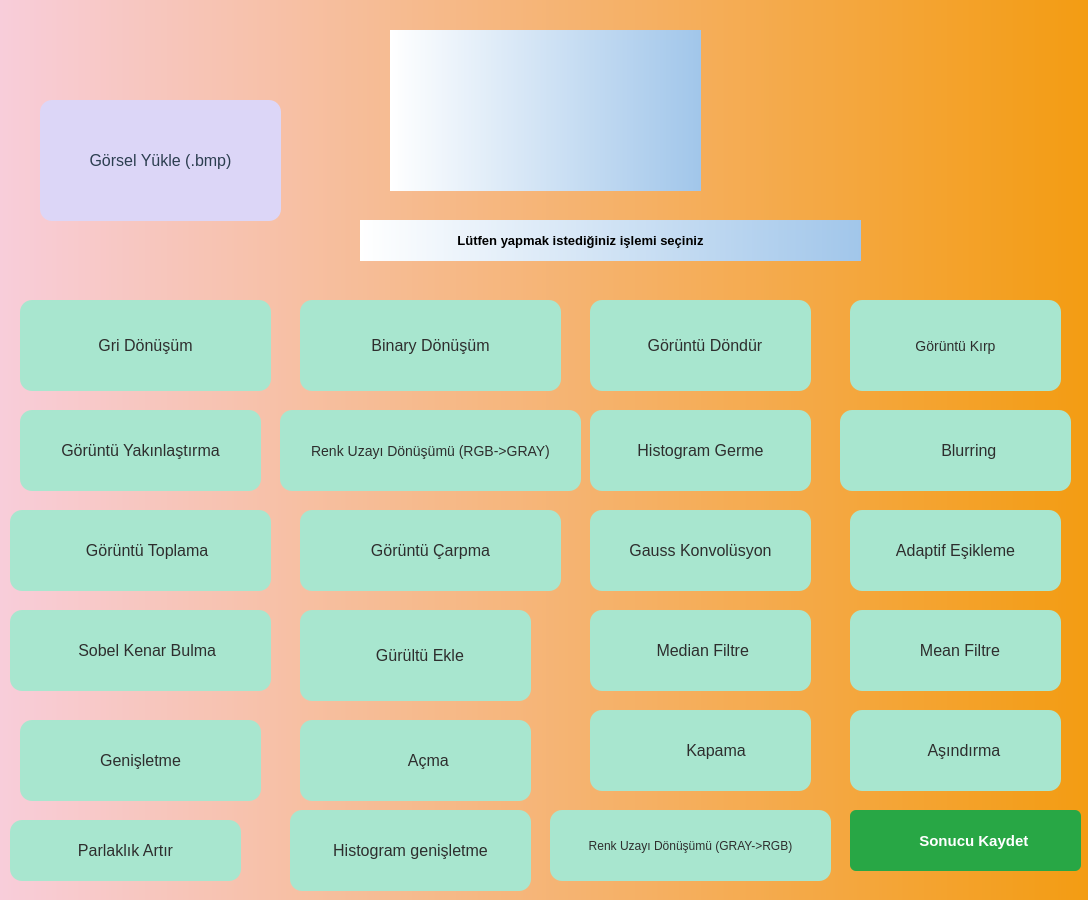
<?xml version="1.0" encoding="UTF-8"?>
<ui version="4.0">
 <class>MainWindow</class>
 <widget class="QMainWindow" name="MainWindow">
  <property name="geometry">
   <rect>
    <x>0</x>
    <y>0</y>
    <width>1088</width>
    <height>900</height>
   </rect>
  </property>
  <property name="windowTitle">
   <string>Görüntü İşleme Projesi Arayüzü</string>
  </property>
  <property name="styleSheet">
   <string notr="true">background: qlineargradient(x1:0, y1:0, x2:1, y2:0, stop:0 #f8cdda, stop:1 #f39c12); /* Gündoğumu Pembe ve Turuncu */










</string>
  </property>
  <widget class="QWidget" name="centralwidget">
   <widget class="QLabel" name="label">
    <property name="geometry">
     <rect>
      <x>390</x>
      <y>30</y>
      <width>311</width>
      <height>161</height>
     </rect>
    </property>
    <property name="styleSheet">
     <string notr="true">background: qlineargradient(x1:0, y1:0, x2:1, y2:0, stop:0 #ffffff, stop:1 #a1c6ea);
</string>
    </property>
    <property name="text">
     <string/>
    </property>
   </widget>
   <widget class="QPushButton" name="btnYukle">
    <property name="geometry">
     <rect>
      <x>40</x>
      <y>100</y>
      <width>241</width>
      <height>121</height>
     </rect>
    </property>
    <property name="styleSheet">
     <string notr="true">QPushButton {
    background-color: #dcd6f7;
    color: #2c3e50;
    font-size: 16px;
    border-radius: 12px;
    padding: 6px 12px;
}

</string>
    </property>
    <property name="text">
     <string>Görsel Yükle (.bmp)</string>
    </property>
    <property name="icon">
     <iconset>
      <normaloff>../icons_gui/gallery.png</normaloff>../icons_gui/gallery.png</iconset>
    </property>
    <property name="iconSize">
     <size>
      <width>50</width>
      <height>50</height>
     </size>
    </property>
   </widget>
   <widget class="QPushButton" name="btnGri">
    <property name="geometry">
     <rect>
      <x>20</x>
      <y>300</y>
      <width>251</width>
      <height>91</height>
     </rect>
    </property>
    <property name="styleSheet">
     <string notr="true">QPushButton {
    background-color: #a8e6cf;
    color: #2e2e2e;
    font-size: 16px;
    border-radius: 12px;
    padding: 6px 12px;
}
</string>
    </property>
    <property name="text">
     <string>Gri Dönüşüm</string>
    </property>
    <property name="icon">
     <iconset>
      <normaloff>../icons_gui/greyscale.png</normaloff>../icons_gui/greyscale.png</iconset>
    </property>
    <property name="iconSize">
     <size>
      <width>50</width>
      <height>50</height>
     </size>
    </property>
   </widget>
   <widget class="QPushButton" name="btnBinary">
    <property name="geometry">
     <rect>
      <x>300</x>
      <y>300</y>
      <width>261</width>
      <height>91</height>
     </rect>
    </property>
    <property name="styleSheet">
     <string notr="true">QPushButton {
    background-color: #a8e6cf;
    color: #2e2e2e;
    font-size: 16px;
    border-radius: 12px;
    padding: 6px 12px;
}
</string>
    </property>
    <property name="text">
     <string>Binary Dönüşüm</string>
    </property>
    <property name="icon">
     <iconset>
      <normaloff>../icons_gui/dark.png</normaloff>../icons_gui/dark.png</iconset>
    </property>
    <property name="iconSize">
     <size>
      <width>50</width>
      <height>50</height>
     </size>
    </property>
   </widget>
   <widget class="QPushButton" name="btnRotate">
    <property name="geometry">
     <rect>
      <x>590</x>
      <y>300</y>
      <width>221</width>
      <height>91</height>
     </rect>
    </property>
    <property name="styleSheet">
     <string notr="true">QPushButton {
    background-color: #a8e6cf;
    color: #2e2e2e;
    font-size: 16px;
    border-radius: 12px;
    padding: 6px 12px;
}
</string>
    </property>
    <property name="text">
     <string>  Görüntü Döndür</string>
    </property>
    <property name="icon">
     <iconset>
      <normaloff>../icons_gui/Adsız tasarım.jpg</normaloff>../icons_gui/Adsız tasarım.jpg</iconset>
    </property>
    <property name="iconSize">
     <size>
      <width>70</width>
      <height>70</height>
     </size>
    </property>
   </widget>
   <widget class="QPushButton" name="btnCrop">
    <property name="geometry">
     <rect>
      <x>850</x>
      <y>300</y>
      <width>211</width>
      <height>91</height>
     </rect>
    </property>
    <property name="styleSheet">
     <string notr="true">QPushButton {
    background-color: #a8e6cf;
    color: #2e2e2e;
    font-size: 14px;
    border-radius: 12px;
    padding: 6px 12px;
}
</string>
    </property>
    <property name="text">
     <string>Görüntü Kırp</string>
    </property>
    <property name="icon">
     <iconset>
      <normaloff>../icons_gui/cut.png</normaloff>../icons_gui/cut.png</iconset>
    </property>
    <property name="iconSize">
     <size>
      <width>50</width>
      <height>50</height>
     </size>
    </property>
   </widget>
   <widget class="QPushButton" name="btnZoom">
    <property name="geometry">
     <rect>
      <x>20</x>
      <y>410</y>
      <width>241</width>
      <height>81</height>
     </rect>
    </property>
    <property name="styleSheet">
     <string notr="true">QPushButton {
    background-color: #a8e6cf;
    color: #2e2e2e;
    font-size: 16px;
    border-radius: 12px;
    padding: 6px 12px;
}
</string>
    </property>
    <property name="text">
     <string>Görüntü Yakınlaştırma</string>
    </property>
    <property name="icon">
     <iconset>
      <normaloff>../../search.png</normaloff>../../search.png</iconset>
    </property>
    <property name="iconSize">
     <size>
      <width>70</width>
      <height>60</height>
     </size>
    </property>
   </widget>
   <widget class="QPushButton" name="btnRenk">
    <property name="geometry">
     <rect>
      <x>280</x>
      <y>410</y>
      <width>301</width>
      <height>81</height>
     </rect>
    </property>
    <property name="styleSheet">
     <string notr="true">QPushButton {
    background-color: #a8e6cf;
    color: #2e2e2e;
    font-size: 14px;
    border-radius: 12px;
    padding: 6px 12px;
}
</string>
    </property>
    <property name="text">
     <string>Renk Uzayı Dönüşümü (RGB-&gt;GRAY)</string>
    </property>
    <property name="icon">
     <iconset>
      <normaloff>../icons_gui/colour.png</normaloff>../icons_gui/colour.png</iconset>
    </property>
    <property name="iconSize">
     <size>
      <width>45</width>
      <height>50</height>
     </size>
    </property>
   </widget>
   <widget class="QPushButton" name="btnHistogram">
    <property name="geometry">
     <rect>
      <x>590</x>
      <y>410</y>
      <width>221</width>
      <height>81</height>
     </rect>
    </property>
    <property name="styleSheet">
     <string notr="true">QPushButton {
    background-color: #a8e6cf;
    color: #2e2e2e;
    font-size: 16px;
    border-radius: 12px;
    padding: 6px 12px;
}
</string>
    </property>
    <property name="text">
     <string>Histogram Germe</string>
    </property>
    <property name="icon">
     <iconset>
      <normaloff>../icons_gui/Ekran görüntüsü 2025-05-04 204117.png</normaloff>../icons_gui/Ekran görüntüsü 2025-05-04 204117.png</iconset>
    </property>
    <property name="iconSize">
     <size>
      <width>65</width>
      <height>65</height>
     </size>
    </property>
   </widget>
   <widget class="QPushButton" name="btnTopla">
    <property name="geometry">
     <rect>
      <x>10</x>
      <y>510</y>
      <width>261</width>
      <height>81</height>
     </rect>
    </property>
    <property name="styleSheet">
     <string notr="true">QPushButton {
    background-color: #a8e6cf;
    color: #2e2e2e;
    font-size: 16px;
    border-radius: 12px;
    padding: 6px 12px;
}
</string>
    </property>
    <property name="text">
     <string>   Görüntü Toplama</string>
    </property>
    <property name="icon">
     <iconset>
      <normaloff>../icons_gui/Ekran görüntüsü 2025-05-03 131552.png</normaloff>../icons_gui/Ekran görüntüsü 2025-05-03 131552.png</iconset>
    </property>
    <property name="iconSize">
     <size>
      <width>70</width>
      <height>70</height>
     </size>
    </property>
   </widget>
   <widget class="QPushButton" name="btnCarp">
    <property name="geometry">
     <rect>
      <x>300</x>
      <y>510</y>
      <width>261</width>
      <height>81</height>
     </rect>
    </property>
    <property name="styleSheet">
     <string notr="true">QPushButton {
    background-color: #a8e6cf;
    color: #2e2e2e;
    font-size: 16px;
    border-radius: 12px;
    padding: 6px 12px;
}
</string>
    </property>
    <property name="text">
     <string>Görüntü Çarpma</string>
    </property>
    <property name="icon">
     <iconset>
      <normaloff>../icons_gui/ChatGPT Image May 3, 2025, 02_15_49 PM.png</normaloff>../icons_gui/ChatGPT Image May 3, 2025, 02_15_49 PM.png</iconset>
    </property>
    <property name="iconSize">
     <size>
      <width>70</width>
      <height>70</height>
     </size>
    </property>
   </widget>
   <widget class="QPushButton" name="btnParlaklik">
    <property name="geometry">
     <rect>
      <x>10</x>
      <y>820</y>
      <width>231</width>
      <height>61</height>
     </rect>
    </property>
    <property name="styleSheet">
     <string notr="true">QPushButton {
    background-color: #a8e6cf;
    color: #2e2e2e;
    font-size: 16px;
    border-radius: 12px;
    padding: 6px 12px;
}
</string>
    </property>
    <property name="text">
     <string>Parlaklık Artır</string>
    </property>
    <property name="icon">
     <iconset>
      <normaloff>../icons_gui/Ekran görüntüsü 2025-05-04 160830.png</normaloff>../icons_gui/Ekran görüntüsü 2025-05-04 160830.png</iconset>
    </property>
    <property name="iconSize">
     <size>
      <width>60</width>
      <height>60</height>
     </size>
    </property>
   </widget>
   <widget class="QPushButton" name="btnGauss">
    <property name="geometry">
     <rect>
      <x>590</x>
      <y>510</y>
      <width>221</width>
      <height>81</height>
     </rect>
    </property>
    <property name="styleSheet">
     <string notr="true">QPushButton {
    background-color: #a8e6cf;
    color: #2e2e2e;
    font-size: 16px;
    border-radius: 12px;
    padding: 6px 12px;
}
</string>
    </property>
    <property name="text">
     <string>Gauss Konvolüsyon</string>
    </property>
    <property name="icon">
     <iconset>
      <normaloff>../icons_gui/Ekran görüntüsü 2025-05-04 161014.png</normaloff>../icons_gui/Ekran görüntüsü 2025-05-04 161014.png</iconset>
    </property>
    <property name="iconSize">
     <size>
      <width>60</width>
      <height>60</height>
     </size>
    </property>
   </widget>
   <widget class="QPushButton" name="btnAdaptif">
    <property name="geometry">
     <rect>
      <x>850</x>
      <y>510</y>
      <width>211</width>
      <height>81</height>
     </rect>
    </property>
    <property name="styleSheet">
     <string notr="true">QPushButton {
    background-color: #a8e6cf;
    color: #2e2e2e;
    font-size: 16px;
    border-radius: 12px;
    padding: 6px 12px;
}
</string>
    </property>
    <property name="text">
     <string>Adaptif Eşikleme</string>
    </property>
    <property name="icon">
     <iconset>
      <normaloff>../icons_gui/Ekran görüntüsü 2025-05-03 140236.png</normaloff>../icons_gui/Ekran görüntüsü 2025-05-03 140236.png</iconset>
    </property>
    <property name="iconSize">
     <size>
      <width>65</width>
      <height>65</height>
     </size>
    </property>
   </widget>
   <widget class="QPushButton" name="btnSobel">
    <property name="geometry">
     <rect>
      <x>10</x>
      <y>610</y>
      <width>261</width>
      <height>81</height>
     </rect>
    </property>
    <property name="styleSheet">
     <string notr="true">QPushButton {
    background-color: #a8e6cf;
    color: #2e2e2e;
    font-size: 16px;
    border-radius: 12px;
    padding: 6px 12px;
}
</string>
    </property>
    <property name="text">
     <string>   Sobel Kenar Bulma</string>
    </property>
    <property name="icon">
     <iconset>
      <normaloff>../icons_gui/Ekran görüntüsü 2025-05-04 204137.png</normaloff>../icons_gui/Ekran görüntüsü 2025-05-04 204137.png</iconset>
    </property>
    <property name="iconSize">
     <size>
      <width>65</width>
      <height>65</height>
     </size>
    </property>
   </widget>
   <widget class="QPushButton" name="btnGurultu">
    <property name="geometry">
     <rect>
      <x>300</x>
      <y>610</y>
      <width>231</width>
      <height>91</height>
     </rect>
    </property>
    <property name="styleSheet">
     <string notr="true">QPushButton {
    background-color: #a8e6cf;
    color: #2e2e2e;
    font-size: 16px;
    border-radius: 12px;
    padding: 6px 12px;
}
</string>
    </property>
    <property name="text">
     <string>  Gürültü Ekle</string>
    </property>
    <property name="icon">
     <iconset>
      <normaloff>../icons_gui/Ekran görüntüsü 2025-05-03 132003.png</normaloff>../icons_gui/Ekran görüntüsü 2025-05-03 132003.png</iconset>
    </property>
    <property name="iconSize">
     <size>
      <width>80</width>
      <height>80</height>
     </size>
    </property>
   </widget>
   <widget class="QPushButton" name="btnMean">
    <property name="geometry">
     <rect>
      <x>850</x>
      <y>610</y>
      <width>211</width>
      <height>81</height>
     </rect>
    </property>
    <property name="styleSheet">
     <string notr="true">QPushButton {
    background-color: #a8e6cf;
    color: #2e2e2e;
    font-size: 16px;
    border-radius: 12px;
    padding: 6px 12px;
}
</string>
    </property>
    <property name="text">
     <string>  Mean Filtre</string>
    </property>
    <property name="icon">
     <iconset>
      <normaloff>../icons_gui/Ekran görüntüsü 2025-05-04 204851.png</normaloff>../icons_gui/Ekran görüntüsü 2025-05-04 204851.png</iconset>
    </property>
    <property name="iconSize">
     <size>
      <width>65</width>
      <height>65</height>
     </size>
    </property>
   </widget>
   <widget class="QPushButton" name="btnMedian">
    <property name="geometry">
     <rect>
      <x>590</x>
      <y>610</y>
      <width>221</width>
      <height>81</height>
     </rect>
    </property>
    <property name="styleSheet">
     <string notr="true">QPushButton {
    background-color: #a8e6cf;
    color: #2e2e2e;
    font-size: 16px;
    border-radius: 12px;
    padding: 6px 12px;
}
</string>
    </property>
    <property name="text">
     <string> Median Filtre</string>
    </property>
    <property name="icon">
     <iconset>
      <normaloff>../icons_gui/Ekran görüntüsü 2025-05-04 204857.png</normaloff>../icons_gui/Ekran görüntüsü 2025-05-04 204857.png</iconset>
    </property>
    <property name="iconSize">
     <size>
      <width>65</width>
      <height>65</height>
     </size>
    </property>
   </widget>
   <widget class="QPushButton" name="btnBlur">
    <property name="geometry">
     <rect>
      <x>840</x>
      <y>410</y>
      <width>231</width>
      <height>81</height>
     </rect>
    </property>
    <property name="styleSheet">
     <string notr="true">QPushButton {
    background-color: #a8e6cf;
    color: #2e2e2e;
    font-size: 16px;
    border-radius: 12px;
    padding: 6px 12px;
}
</string>
    </property>
    <property name="text">
     <string>      Blurring</string>
    </property>
    <property name="icon">
     <iconset>
      <normaloff>../icons_gui/Adsız tasarım (5).jpg</normaloff>../icons_gui/Adsız tasarım (5).jpg</iconset>
    </property>
    <property name="iconSize">
     <size>
      <width>70</width>
      <height>70</height>
     </size>
    </property>
   </widget>
   <widget class="QPushButton" name="btnDilate">
    <property name="geometry">
     <rect>
      <x>20</x>
      <y>720</y>
      <width>241</width>
      <height>81</height>
     </rect>
    </property>
    <property name="styleSheet">
     <string notr="true">QPushButton {
    background-color: #a8e6cf;
    color: #2e2e2e;
    font-size: 16px;
    border-radius: 12px;
    padding: 6px 12px;
}
</string>
    </property>
    <property name="text">
     <string>Genişletme</string>
    </property>
    <property name="icon">
     <iconset>
      <normaloff>../icons_gui/Adsız tasarım (2).jpg</normaloff>../icons_gui/Adsız tasarım (2).jpg</iconset>
    </property>
    <property name="iconSize">
     <size>
      <width>70</width>
      <height>70</height>
     </size>
    </property>
   </widget>
   <widget class="QPushButton" name="btnErode">
    <property name="geometry">
     <rect>
      <x>850</x>
      <y>710</y>
      <width>211</width>
      <height>81</height>
     </rect>
    </property>
    <property name="styleSheet">
     <string notr="true">QPushButton {
    background-color: #a8e6cf;
    color: #2e2e2e;
    font-size: 16px;
    border-radius: 12px;
    padding: 6px 12px;
}
</string>
    </property>
    <property name="text">
     <string>    Aşındırma</string>
    </property>
    <property name="icon">
     <iconset>
      <normaloff>../icons_gui/Adsız tasarım (2).jpg</normaloff>../icons_gui/Adsız tasarım (2).jpg</iconset>
    </property>
    <property name="iconSize">
     <size>
      <width>70</width>
      <height>70</height>
     </size>
    </property>
   </widget>
   <widget class="QPushButton" name="btnAcma">
    <property name="geometry">
     <rect>
      <x>300</x>
      <y>720</y>
      <width>231</width>
      <height>81</height>
     </rect>
    </property>
    <property name="styleSheet">
     <string notr="true">QPushButton {
    background-color: #a8e6cf;
    color: #2e2e2e;
    font-size: 16px;
    border-radius: 12px;
    padding: 6px 12px;
}
</string>
    </property>
    <property name="text">
     <string>      Açma</string>
    </property>
    <property name="icon">
     <iconset>
      <normaloff>../icons_gui/Adsız tasarım (2).jpg</normaloff>../icons_gui/Adsız tasarım (2).jpg</iconset>
    </property>
    <property name="iconSize">
     <size>
      <width>70</width>
      <height>70</height>
     </size>
    </property>
   </widget>
   <widget class="QPushButton" name="btnKapama">
    <property name="geometry">
     <rect>
      <x>590</x>
      <y>710</y>
      <width>221</width>
      <height>81</height>
     </rect>
    </property>
    <property name="styleSheet">
     <string notr="true">QPushButton {
    background-color: #a8e6cf;
    color: #2e2e2e;
    font-size: 16px;
    border-radius: 12px;
    padding: 6px 12px;
}
</string>
    </property>
    <property name="text">
     <string>       Kapama</string>
    </property>
    <property name="icon">
     <iconset>
      <normaloff>../icons_gui/Adsız tasarım (2).jpg</normaloff>../icons_gui/Adsız tasarım (2).jpg</iconset>
    </property>
    <property name="iconSize">
     <size>
      <width>70</width>
      <height>70</height>
     </size>
    </property>
   </widget>
   <widget class="QPushButton" name="btnKaydet">
    <property name="geometry">
     <rect>
      <x>850</x>
      <y>810</y>
      <width>231</width>
      <height>61</height>
     </rect>
    </property>
    <property name="font">
     <font>
      <pointsize>11</pointsize>
      <weight>75</weight>
      <bold>true</bold>
     </font>
    </property>
    <property name="styleSheet">
     <string notr="true">
    background-color: #28a745;
    color: white;
    border-radius: 6px;
    padding: 8px;
    font-weight: bold;</string>
    </property>
    <property name="text">
     <string>    Sonucu Kaydet</string>
    </property>
    <property name="icon">
     <iconset>
      <normaloff>../icons_gui/diskette.png</normaloff>../icons_gui/diskette.png</iconset>
    </property>
    <property name="iconSize">
     <size>
      <width>50</width>
      <height>50</height>
     </size>
    </property>
   </widget>
   <widget class="QLabel" name="label_2">
    <property name="geometry">
     <rect>
      <x>360</x>
      <y>220</y>
      <width>501</width>
      <height>41</height>
     </rect>
    </property>
    <property name="font">
     <font>
      <family>System</family>
      <pointsize>10</pointsize>
      <weight>75</weight>
      <italic>false</italic>
      <bold>true</bold>
     </font>
    </property>
    <property name="styleSheet">
     <string notr="true">background: qlineargradient(x1:0, y1:0, x2:1, y2:0, stop:0 #ffffff, stop:1 #a1c6ea); /* Beyaz ve Pastel Mavi */


</string>
    </property>
    <property name="text">
     <string>                           Lütfen yapmak istediğiniz işlemi seçiniz</string>
    </property>
   </widget>
   <widget class="QPushButton" name="btnHistogramGenisletme">
    <property name="geometry">
     <rect>
      <x>290</x>
      <y>810</y>
      <width>241</width>
      <height>81</height>
     </rect>
    </property>
    <property name="styleSheet">
     <string notr="true">QPushButton {
    background-color: #a8e6cf;
    color: #2e2e2e;
    font-size: 16px;
    border-radius: 12px;
    padding: 6px 12px;
}
</string>
    </property>
    <property name="text">
     <string>Histogram genişletme</string>
    </property>
    <property name="icon">
     <iconset>
      <normaloff>../icons_gui/Ekran görüntüsü 2025-05-04 204117.png</normaloff>../icons_gui/Ekran görüntüsü 2025-05-04 204117.png</iconset>
    </property>
    <property name="iconSize">
     <size>
      <width>65</width>
      <height>65</height>
     </size>
    </property>
   </widget>
   <widget class="QPushButton" name="btnRenkGraytoRGB">
    <property name="geometry">
     <rect>
      <x>550</x>
      <y>810</y>
      <width>281</width>
      <height>71</height>
     </rect>
    </property>
    <property name="font">
     <font>
      <pointsize>-1</pointsize>
     </font>
    </property>
    <property name="styleSheet">
     <string notr="true">QPushButton {
    background-color: #a8e6cf;
    color: #2e2e2e;
    font-size: 12px;
    border-radius: 12px;
    padding: 6px 12px;
}
</string>
    </property>
    <property name="text">
     <string>Renk Uzayı Dönüşümü (GRAY-&gt;RGB)</string>
    </property>
    <property name="icon">
     <iconset>
      <normaloff>../icons_gui/colour.png</normaloff>../icons_gui/colour.png</iconset>
    </property>
    <property name="iconSize">
     <size>
      <width>50</width>
      <height>50</height>
     </size>
    </property>
   </widget>
  </widget>
 </widget>
 <resources/>
 <connections/>
</ui>
